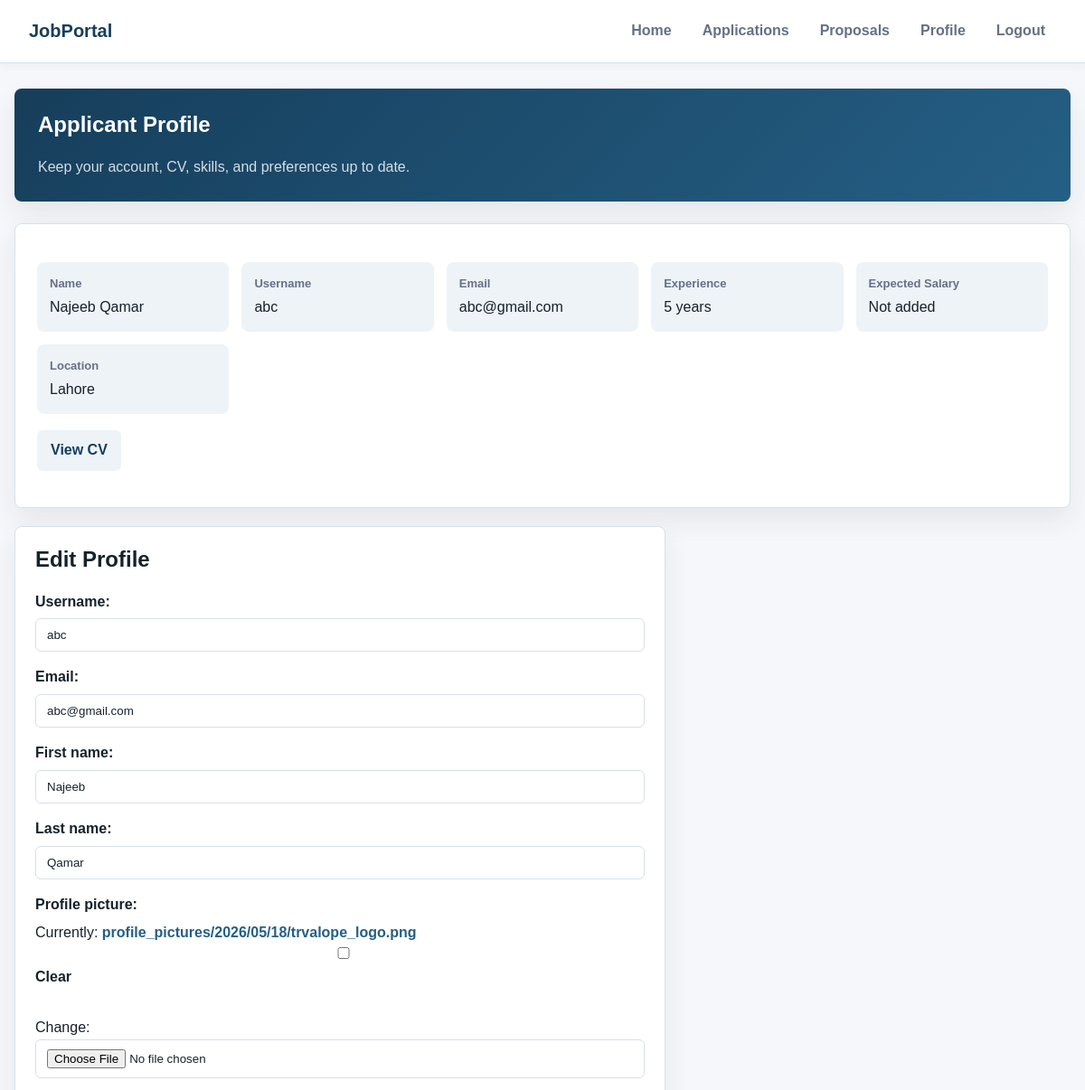
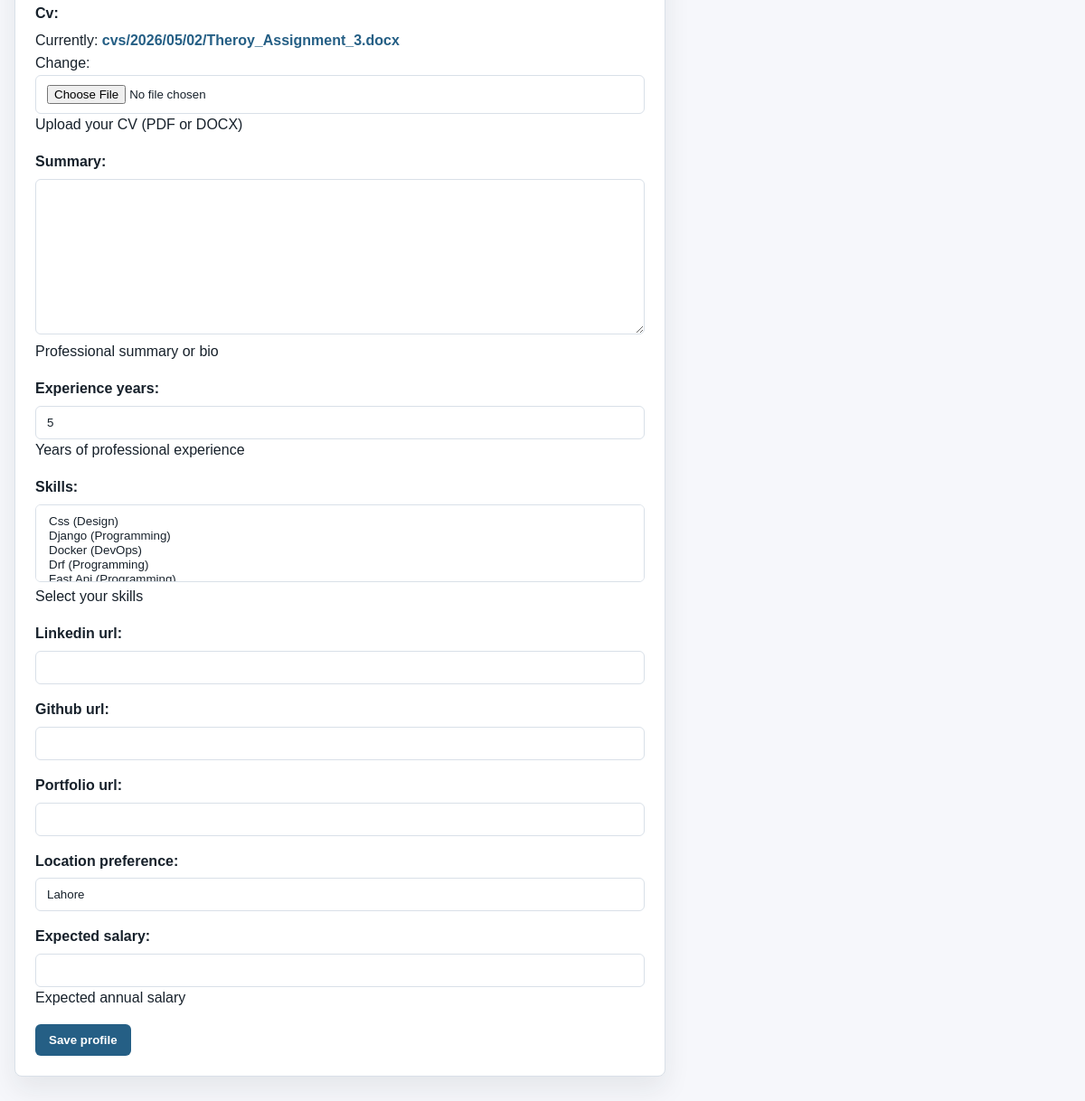
The page /applicant_profile (signed in) on the database its author committed (2 pictures, top to bottom).
### recruiter/models.py (models this page shows, shortened)
class CustomUser(AbstractUser):
    USER_TYPE_CHOICES = [
        ('applicant', 'Applicant'),
        ('representative', 'Company Representative'),
        ('admin', 'Administrator'),
    ]
    email = models.EmailField(unique=True)
    user_type = models.CharField(
        max_length=20,
        choices=USER_TYPE_CHOICES,
        default='applicant'
    )
    profile_picture = models.ImageField(
        upload_to='profile_pictures/%Y/%m/%d/',
        null=True,
        blank=True
    )
    class Meta:
        ordering = ['username']
        indexes = [
            models.Index(fields=['email']),
            models.Index(fields=['user_type', 'is_active']),
        ]
    def get_full_name(self):
        if self.first_name and self.last_name:
            return f"{self.first_name} {self.last_name}"
        return self.username

class TimeStampedModel(models.Model):
    created_at = models.DateTimeField(auto_now_add=True, db_index=True)
    updated_at = models.DateTimeField(auto_now=True)
    class Meta:
        abstract = True

class ApplicantProfile(TimeStampedModel):
    user = models.OneToOneField(
        CustomUser,
        on_delete=models.CASCADE,
        related_name='applicant_profile',
        limit_choices_to={'user_type': 'applicant'}
    )
    cv = models.FileField(
        upload_to='cvs/%Y/%m/%d/',
        validators=[FileExtensionValidator(allowed_extensions=['pdf', 'docx'])],
        help_text="Upload your CV (PDF or DOCX)"
    )
    summary = models.TextField(
        blank=True,
        help_text="Professional summary or bio"
    )
    experience_years = models.PositiveIntegerField(
        default=0,
        help_text="Years of professional experience"
    )
    skills = models.ManyToManyField(
        Skill,
        related_name="applicants",
        blank=True,
        help_text="Select your skills"
    )
    linkedin_url = models.URLField(blank=True)
    github_url = models.URLField(blank=True)
    portfolio_url = models.URLField(blank=True)
    expected_salary = models.DecimalField(
        max_digits=10,
        decimal_places=2,
        null=True,
        blank=True,
        validators=[MinValueValidator(0)],
        help_text="Expected annual salary"
    )
    location_preference = models.CharField(max_length=150, blank=True)
    class Meta:
        indexes = [
            models.Index(fields=['experience_years']),
        ]

### recruiter/view_modules/profile_views.py (the view)
# urls.py: path("applicant_profile", views.complete_applicant_profile, name="applicant_profile"),
@login_required(login_url='login')
@applicant_required
def complete_applicant_profile(request):
    profile = getattr(request.user, 'applicant_profile', None)
    if request.method == 'POST':
        user_form = UserProfileForm(request.POST, request.FILES, instance=request.user)
        form = ApplicantProfileForm(request.POST, request.FILES, instance=profile)
        if user_form.is_valid() and form.is_valid():
            user_form.save()
            profile = form.save(commit=False)
            profile.user = request.user
            profile.save()
            form.save_m2m()
            messages.success(request, "Profile saved successfully!")
            return redirect("/")
        messages.error(request, "Please correct the errors below.")
    else:
        user_form = UserProfileForm(instance=request.user)
        form = ApplicantProfileForm(instance=profile)
    return render(request, "profiles/applicant_profile.html", {
        'form': form,
        'user_form': user_form,
        'profile': profile,
    })

### recruiter/forms.py
class ApplicantProfileForm(ModelForm):
    class Meta:
        model = ApplicantProfile
        fields = [
            'cv',
            'summary',
            'experience_years',
            'skills',
            'linkedin_url',
            'github_url',
            'portfolio_url',
            'location_preference',
            'expected_salary',
        ]

class UserProfileForm(ModelForm):
    class Meta:
        model = CustomUser
        fields = ['username', 'email', 'first_name', 'last_name', 'profile_picture']

### recruiter/models.py (called while the page is built)
    def __str__(self):
        return f"{self.name} ({self.get_category_display()})"

### recruiter/view_modules/common.py (called while the page is built)
def is_applicant(user):
    return user.user_type == 'applicant'

def applicant_required(view_func=None, redirect_url="/", message="Access denied"):
    if view_func is None:
        return lambda actual_view: applicant_required(
            actual_view, redirect_url, message
        )
    @wraps(view_func)
    def wrapper(request, *args, **kwargs):
        if not is_applicant(request.user):
            error_msg = message or "You are not allowed to access this page!"
            messages.error(request, error_msg)
            return redirect(redirect_url)
        return view_func(request, *args, **kwargs)
    return wrapper

### recruiter/templates/profiles/applicant_profile.html (shortened to what this page needs)
{% extends "applicant/base.html" %}
{% block content %}
    <section class="page-header">
        <h1>Applicant Profile</h1>
        <p>Keep your account, CV, skills, and preferences up to date.</p>
    </section>
    <section class="detail-panel">
        <div class="detail-list">
            <div class="detail-item"><strong>Name</strong>{{ user.get_full_name }}</div>
            <div class="detail-item"><strong>Username</strong>{{ user.username }}</div>
            <div class="detail-item"><strong>Email</strong>{{ user.email }}</div>
            <div class="detail-item"><strong>Experience</strong>{% if profile %}{{ profile.experience_years }} years{% else %}Not added{% endif %}</div>
            <div class="detail-item"><strong>Expected Salary</strong>{% if profile and profile.expected_salary %}{{ profile.expected_salary }}{% else %}Not added{% endif %}</div>
            <div class="detail-item"><strong>Location</strong>{% if profile and profile.location_preference %}{{ profile.location_preference }}{% else %}Not added{% endif %}</div>
        </div>
        {% if profile and profile.cv %}<p><a href="{{ profile.cv.url }}" class="button button-secondary">View CV</a></p>{% endif %}
    </section>
    <form action="{% url 'applicant_profile' %}" method="post" enctype="multipart/form-data">
        <h2>Edit Profile</h2>
        {% for field in user_form %}
            <div class="field_container">
                {{ field.label_tag }}{{ field }}{{ field.errors }}
            </div>
        {% endfor %}
        {% for field in form %}
            <div class="field_container">
                {{ field.label_tag }}{{ field }}
                {% if field.help_text %}<span class="help">{{ field.help_text }}</span>{% endif %}
            </div>
        {% endfor %}
        <button type="submit">Save profile</button>
    </form>
{% endblock %}

### recruiter/templates/applicant/base.html (style rules this page uses)
:root { --bg: #f6f7fb; --surface: #ffffff; --surface-soft: #eef3f7; --text: #17212b; --muted: #667085; --line: #d9e0e8; --brand: #255f85; --brand-dark: #163e5b; --accent: #f4a261; --danger: #c2413b; --shadow: 0 14px 30px rgba(23, 33, 43, 0.08); }
* { box-sizing: border-box; }
body { font-family: Arial, sans-serif; margin: 0; background: var(--bg); color: var(--text); line-height: 1.55; }
h1, h2, h3 { margin-top: 0; line-height: 1.2; }
a { color: var(--brand); text-decoration: none; font-weight: 700; }
.page-header { background: linear-gradient(135deg, #163e5b, #255f85); color: white; border-radius: 8px; padding: 26px; margin-bottom: 24px; box-shadow: var(--shadow); }
.page-header p { color: rgba(255, 255, 255, 0.82); margin: 8px 0 0; }
.card, form, .detail-panel { background: var(--surface); border: 1px solid var(--line); border-radius: 8px; box-shadow: var(--shadow); }
form { padding: 22px; max-width: 720px; }
.field_container, form > div { margin-bottom: 16px; }
label { display: block; font-weight: 800; margin-bottom: 6px; }
input, select, textarea { width: 100%; max-width: 100%; padding: 10px 12px; border: 1px solid var(--line); border-radius: 6px; background: white; color: var(--text); }
textarea { min-height: 130px; }
button, input[type="submit"], .button { display: inline-flex; align-items: center; justify-content: center; background: var(--brand); color: white; border: none; padding: 10px 15px; cursor: pointer; border-radius: 6px; font-weight: 800; text-decoration: none; }
.button-secondary { background: var(--surface-soft); color: var(--brand-dark); }
.detail-panel { padding: 24px; margin-bottom: 20px; }
.detail-list { display: grid; grid-template-columns: repeat(auto-fit, minmax(180px, 1fr)); gap: 14px; margin: 18px 0; }
.detail-item { background: var(--surface-soft); border-radius: 8px; padding: 14px; }
.detail-item strong { display: block; color: var(--muted); font-size: 13px; margin-bottom: 4px; }

### rows shown on the page
CustomUser: get_full_name "Najeeb Qamar", username "abc", email "abc@gmail.com", user_form "abc" "abc@gmail.com" "Najeeb" "Qamar"
ApplicantProfile: experience_years "5", location_preference "Lahore", form "5" "Lahore"

### other values the page prints
{{ field.label_tag }} "Username:" "Email:" "First name:" "Last name:" "Profile picture:"
{{ field.label_tag }} "Cv:" "Summary:" "Experience years:" "Skills:" "Linkedin url:" "Github url:" "Portfolio url:" "Location preference:" "Expected salary:"
{{ field.help_text }} "Upload your CV (PDF or DOCX)" "Professional summary or bio" "Years of professional experience" "Select your skills" "Expected annual salary"
